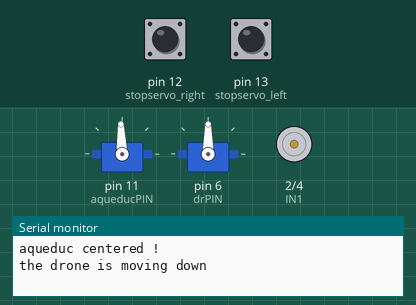
This sketch was run on a simulated Arduino Uno, built with avr-gcc and run on an emulated ATmega328P. Shown: 2 × servo, motor-driver pin pairs drawn as motors (green arrow = first pin HIGH = forward, orange = second pin HIGH = backward, longer = more drive, scaled by the enable pin), the last lines printed to the serial monitor. The test bench sets the inputs (shaded band); at power-on: pin 12 (stopservo_right) LOW, pin 13 (stopservo_left) HIGH.

Above: at 4.2 s.
4.3 s: pin 12 (stopservo_right) pulled HIGH for 3 s
At 8.6 s:
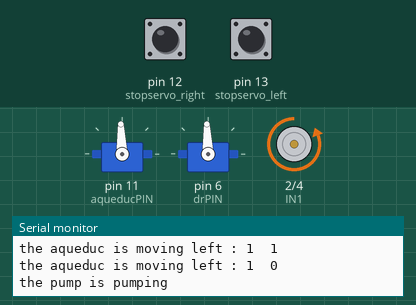
Timing chart, 0 to 20.0 s (numbered marks = the images above; inputs shaded):
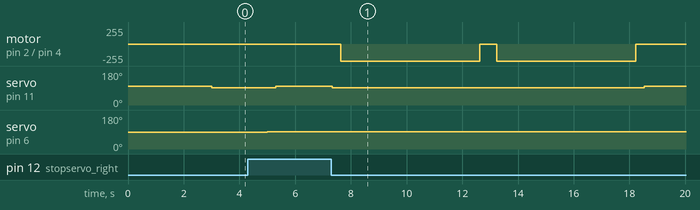

Measured:
- by itself, motor on pin 2 (IN1) / pin 4 (IN2): alternates backward 255/255 for 5.0 s and stopped for 0.60 s

The sketch:

waterpumpModule.ino
```cpp
#include <Servo.h>

// ARM PINS
#define ENA 5
#define IN1 2
#define IN2 4

//DRONE SERVO
#define drPIN 6

// WATER TUBE SERVO PINS
#define stopservo_left 13
#define stopservo_right 12
#define aqueducPIN 11

Servo aqueduc;
Servo drone ;

uint8_t stoptheservo = 92 ;

int timestamp ;
uint16_t t_dronemove = 2000 ;
uint16_t t_mv_aqueduc = 3000 ;
uint16_t t_pump = 5000 ;

void setup() {
  Serial.begin(9600);
  pinMode(stopservo_left, INPUT);
  pinMode(stopservo_right, INPUT);
  pinMode(ENA,OUTPUT);
  pinMode(IN1,OUTPUT);
  pinMode(IN2,OUTPUT);
  pinMode(drPIN,OUTPUT);

  timestamp = 0 ;

  aqueduc.attach(aqueducPIN);
  drone.attach(drPIN);

  //move until stop by one side, to recenter
  while (digitalRead(stopservo_left) == 0){
    Serial.println("the aqueduc is moving right to recenter");
    aqueduc.write(80);
  }

  aqueduc.write(100);
  delay(t_mv_aqueduc);
  aqueduc.write(92);

  Serial.println("aqueduc centered ! ");

}

void loop() {

   d_down();

   Serial.println("going to move left");

   a_mvLeft();
   p_rotateNormal();
   p_stop(); //p_rotateInversed();
   Serial.println("going to move right");
   a_mvRight();
   p_rotateNormal();
   p_stop(); //p_rotateInversed();

   a_center();

   d_up();
   delay(5000);
}

// UP/DOWN SERVO

void d_move(){
  Serial.println("the drone is moving");
  delay(t_dronemove);
}
void d_up(){
  //drone.write(30);
Serial.println("the drone is moving up");
  delay(t_dronemove);
  drone.write(92);
  delay(300);
}

void d_down(){
 // drone.write(150);
  Serial.println("the drone is moving down");
  delay(t_dronemove);
  drone.write(92);
  delay(300);
}

//aqueduc
void a_mvLeft(){
  while (digitalRead(stopservo_right) == 1){
    Serial.print("the aqueduc is moving left : ");
        Serial.print(digitalRead(stopservo_left));
        Serial.print("  ");
    Serial.println(digitalRead(stopservo_right));
    aqueduc.write(100);
  }
  aqueduc.write(92);
  delay(300);
}

void a_mvRight(){
  while (digitalRead(stopservo_left) == 0 ){
    Serial.print("the aqueduc is moving right : ");
    Serial.print(digitalRead(stopservo_left));
    Serial.print("  ");
    Serial.println(digitalRead(stopservo_right));
    aqueduc.write(80);
  }
  aqueduc.write(92);
  delay(300);
}


void a_center(){
  aqueduc.write(100);
  delay(t_mv_aqueduc);
  aqueduc.write(92);
  delay(300);
}


// PUMP
void p_rotateNormal (){
  analogWrite(ENA, 255);
  digitalWrite(IN1, LOW);
  digitalWrite(IN2, HIGH);
  Serial.println("the pump is pumping");
   delay(t_pump);
}

void p_rotateInversed (){
  analogWrite(ENA, 255);
  digitalWrite(IN1, HIGH);
  digitalWrite(IN2, LOW);
   Serial.println("the pump is pumping inverse");
   delay(t_pump);
}

void p_stop() {
  analogWrite(ENA, 0);
  digitalWrite(IN1, LOW);
  digitalWrite(IN2, LOW);
  Serial.println("the pump is stopped");
  delay(300);
}
```
